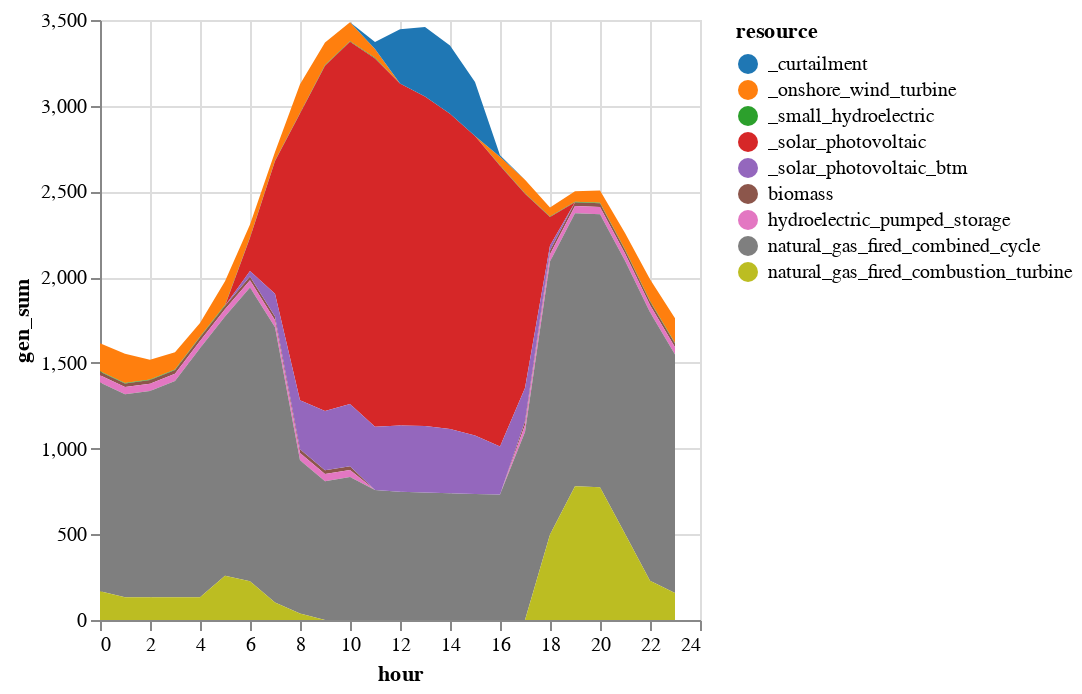

The cell this chart's notebook holds for it:
### Markdown cell above
### 4. Solve the model and plot results

**Note: this might take a little while depending on your machine.**

### Code cell
solution = unit_commitment_full(gen_df_sens, loads_multi, gen_variable_multi, 0.02);
 # To keep solve times to a few minutes, we increase the MIP gap tolerance
 # in this more complex case to 2% (mip_gap=0.02). You can play with this setting to see 
 # how the MIP gap affects solve times on your computer.
   

# Add in BTM solar and curtailment and plot results

sol_gen = innerjoin(solution.gen, 
                    gen_df[!, [:r_id, :resource]], 
                    on = :r_id)
sol_gen = combine(groupby(sol_gen, [:resource, :hour]), 
            :gen => sum)

# Rename generators (for plotting purposes)
sol_gen[sol_gen.resource .== "solar_photovoltaic", :resource] .= "_solar_photovoltaic"
sol_gen[sol_gen.resource .== "onshore_wind_turbine", :resource] .= "_onshore_wind_turbine"
sol_gen[sol_gen.resource .== "small_hydroelectric", :resource] .= "_small_hydroelectric"

# BTM solar
btm = DataFrame(resource = repeat(["_solar_photovoltaic_btm"]; outer=length(T_period)), 
    hour = T_period,
    gen_sum = gen_variable_multi[gen_variable_multi.gen_full .== "wec_sdge_solar_photovoltaic_1.0",:cf] * 600)
append!(sol_gen, btm)

# Curtailment
curtail = combine(groupby(solution.curtail, [:hour]),
            :curt => sum)
curtail[!, :resource] .= "_curtailment"
rename!(curtail, :curt_sum => :gen_sum)
append!(sol_gen, curtail[:,[:resource, :hour, :gen_sum]])

# Rescale hours
sol_gen.hour = sol_gen.hour .- T_period[1]

sol_gen |>
@vlplot(:area, 
    x=:hour, y={:gen_sum, stack=:zero}, 
    color={"resource:n", scale={scheme="category10"}})

### Figure 1 — Vega-Lite specification as saved in the notebook (floating-point values rounded to 4 significant figures; data arrays with more than 128 entries replaced by an {"elided": "..."} marker saying what was removed)
{"data": {"values": {"elided": "216 records"}}, "encoding": {"color": {"field": "resource", "scale": {"scheme": "category10"}, "type": "nominal"}, "x": {"field": "hour", "type": "quantitative"}, "y": {"field": "gen_sum", "stack": "zero", "type": "quantitative"}}, "mark": "area"}
